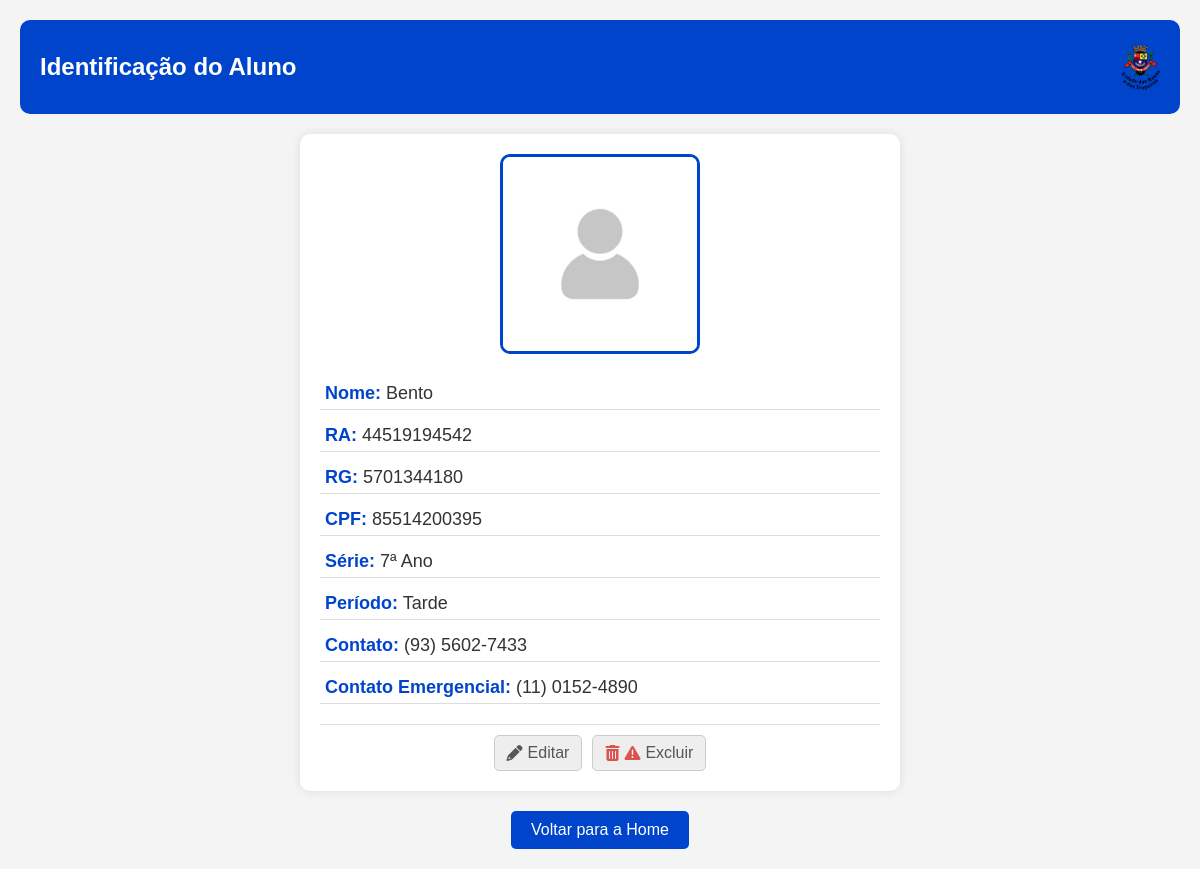
The page /detalhes_aluno/44519194542/ (signed in) on the database its author committed.
### Sistema_Alunos/models.py (models this page shows, shortened)
class Aluno(models.Model):
    SERIES_CHOICES = [
        ('1ª Ano', '1ª Ano'),
        ('2ª Ano', '2ª Ano'),
        ('3ª Ano', '3ª Ano'),
        ('4ª Ano', '4ª Ano'),
        ('5ª Ano', '5ª Ano'),
        ('6ª Ano', '6ª Ano'),
        ('7ª Ano', '7ª Ano'),
        ('8ª Ano', '8ª Ano'),
        ('9ª Ano', '9ª Ano'),
    ]
    TURMA_CHOICES = [
        ('A', 'A'),
        ('B', 'B'),
        ('C', 'C'),
    ]
    PERIODO_CHOICES = [
        ('Manhã', 'Manhã'),
        ('Tarde', 'Tarde'),
    ]
    SEXO_CHOICES = [
        ('M', 'Masculino'),
        ('F', 'Feminino'),
        ('NI', 'Prefiro não informar'),
    ]
    DEFICIENCIA_CHOICES = [
        ('S', 'Sim'),
        ('N', 'Não'),
    ]
    foto = models.ImageField(upload_to='fotos/', default='fotos/default_rRsY7nC.png', blank=False)
    id_aluno = models.CharField(max_length=20, unique=True, blank=True, null=True)
    nome = models.CharField(max_length=100)
    nome_social = models.CharField(max_length=100, blank=True, null=True)
    rg = models.CharField(max_length=20, unique=True)
    cpf = models.CharField(max_length=14, unique=True)
    data_nascimento = models.DateField(blank=True, null=True)
    contato = models.CharField(max_length=15, blank=True, null=True)
    contato_emergencial = models.CharField(max_length=15, blank=True, null=True)
    responsavel = models.CharField(max_length=100, blank=True, null=True)
    sexo = models.CharField(max_length=2, choices=SEXO_CHOICES, default='NI')
    deficiencia = models.CharField(max_length=1, choices=DEFICIENCIA_CHOICES, default='N')
    deficiencia_qual = models.CharField(max_length=255, blank=True, null=True)
    serie = models.CharField(max_length=10, choices=SERIES_CHOICES)
    turma = models.CharField(max_length=1, choices=TURMA_CHOICES)
    periodo = models.CharField(max_length=10, choices=PERIODO_CHOICES)
    observacoes = models.TextField(blank=True, null=True)

### Sistema_Alunos/views.py (the view)
# urls.py: path('detalhes_aluno/<str:id_aluno>/', views.detalhes_aluno, name='detalhes_aluno'),
@login_required(login_url='login')
def detalhes_aluno(request, id_aluno):
    aluno = get_object_or_404(Aluno, id_aluno=id_aluno)
    return render(request, 'detalhes_aluno.html', {'aluno': aluno})

### Sistema_Alunos/templates/detalhes_aluno.html (shortened to what this page needs)
{% load static %}
<!DOCTYPE html>
<html lang="pt-br">
<head>
    <link rel="stylesheet" href="https://cdnjs.cloudflare.com/ajax/libs/font-awesome/6.0.0-beta3/css/all.min.css">
</head>
<body>
    <header>
        <h1>Identificação do Aluno</h1>
        <div class="header-image">
            <img src="{% static 'imagens/brasao3.png' %}" alt="Imagem do Cabeçalho">
        </div>
    </header>
    <div class="detalhes-container">
        <div class="foto-container">
            {% if aluno.foto %}
                <img src="{{ aluno.foto.url }}" alt="Foto do Aluno" class="foto-aluno">
            {% else %}
                <p>Nenhuma foto cadastrada.</p>
            {% endif %}
        </div>
        <div class="informacoes-aluno">
            <p><strong>Nome:</strong> {{ aluno.nome_social}}</p>
            <p><strong>RA:</strong> {{ aluno.id_aluno }}</p>
            <p><strong>RG:</strong> {{ aluno.rg }}</p>
            <p><strong>CPF:</strong> {{ aluno.cpf }}</p>
            <p><strong>Série:</strong> {{ aluno.serie }}</p>
            <p><strong>Período:</strong> {{ aluno.periodo }}</p>
            <p><strong>Contato:</strong> {{ aluno.contato }}</p>
            <p><strong>Contato Emergencial:</strong> {{ aluno.contato_emergencial }}</p>
            <div class="acoes-aluno">
                <a href="{% url 'editar_aluno' aluno.id_aluno %}" class="editar-botao"><i class="fas fa-pencil"></i> Editar</a>
                <a href="{% url 'excluir_aluno' aluno.id_aluno %}" class="excluir-botao"><i class="fas fa-trash-can"></i><i class="fas fa-exclamation-triangle"></i> Excluir</a>
            </div>
        </div>
    </div>
    <div class="voltar-home">
        <a href="{% url 'index' %}"><button>Voltar para a Home</button></a>
    </div>
</body>
</html>

### Sistema_Alunos/templates/detalhes_aluno.html (style rules this page uses)
* { margin: 0; padding: 0; box-sizing: border-box; font-family: Arial, sans-serif; }
body { background-color: #f4f4f4; color: #333; text-align: center; padding: 20px; }
header { background-color: #0044cc; color: white; padding: 20px; border-radius: 10px; margin-bottom: 20px; display: flex; align-items: center; justify-content: space-between; }
header h1 { font-size: 24px; }
.header-image img { height: 50px; }
.detalhes-container { background: white; padding: 20px; border-radius: 10px; box-shadow: 0 0 10px rgba(0, 0, 0, 0.1); max-width: 600px; margin: auto; }
.foto-container { text-align: center; margin-bottom: 20px; }
.foto-aluno { width: 200px; height: 200px; border-radius: 10px; object-fit: cover; border: 3px solid #0044cc; }
.informacoes-aluno p { font-size: 18px; margin: 10px 0; text-align: left; padding: 5px; border-bottom: 1px solid #ddd; }
.informacoes-aluno p strong { color: #0044cc; }
.acoes-aluno { display: flex; justify-content: center; gap: 10px; margin-top: 20px; padding-top: 10px; border-top: 1px solid #ddd; }
.acoes-aluno a { display: inline-flex; align-items: center; justify-content: center; color: #555; background-color: #eee; border: 1px solid #ccc; border-radius: 5px; padding: 8px 12px; text-decoration: none; font-size: 16px; transition: background-color 0.3s ease; }
.acoes-aluno a i { margin-right: 5px; }
.excluir-botao i { color: #d9534f; }
.voltar-home { margin-top: 20px; }
.voltar-home button { background-color: #0044cc; color: white; padding: 10px 20px; border: none; border-radius: 5px; cursor: pointer; font-size: 16px; }

### rows shown on the page
Aluno: foto (placeholder picture), nome_social "Bento", id_aluno "44519194542", rg "5701344180", cpf "85514200395", serie "7ª Ano", periodo "Tarde", contato "(93) 5602-7433", contato_emergencial "(11) 0152-4890"
